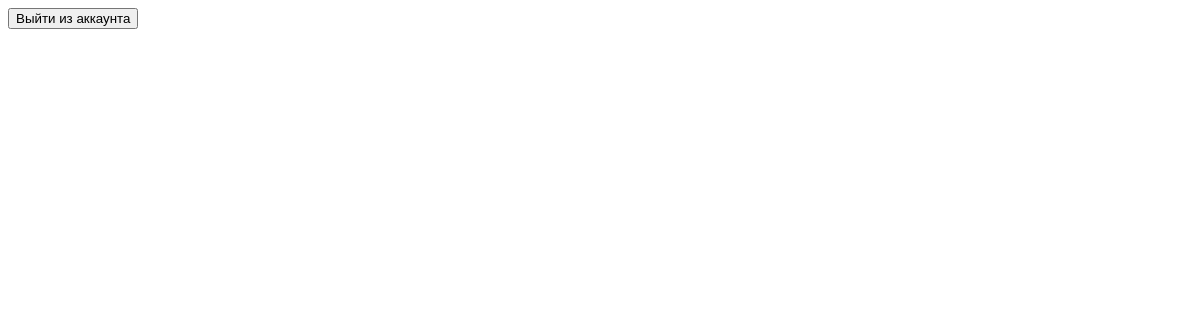
Before: /user_list/ with the older database file.
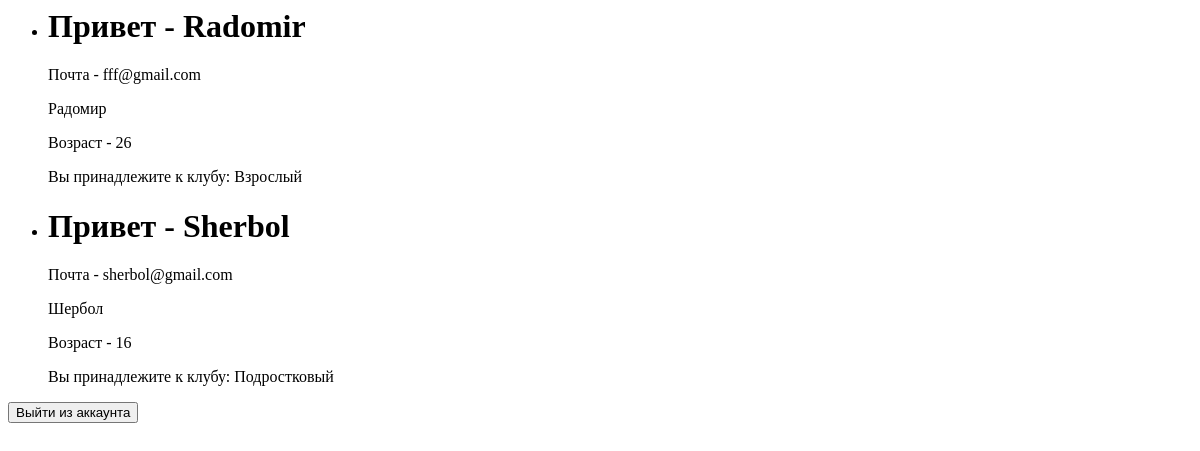
After: the same page with the newer database file.
### users/models.py (models this page shows)
class CustomUser(User):
    GENDER = (("Male", "Male"), ("Female", "Female"))
    phone_number = models.CharField(max_length=14, default="+996")
    age = models.PositiveIntegerField(
        default=18, validators=[MaxValueValidator(99), MinValueValidator(5)]
    )
    gender = models.CharField(max_length=100, choices=GENDER)
    club = models.CharField(max_length=50, default="Клуб не определен")

### users/views.py (the view)
# urls.py: path("user_list/", views.UserListView.as_view(), name="user_list"),
class UserListView(ListView):
    template_name = "users/user_list.html"
    model = models.CustomUser
    def get_queryset(self):
        return models.CustomUser.objects.filter().order_by("-id")
    def get_context_data(self, **kwargs):
        context = super().get_context_data(**kwargs)
        context["club"] = getattr(self.request, "club", "Клуб не определен")
        return context

### templates/users/user_list.html (shortened to what this page needs)
<ul>
    {% for i in object_list %}
    <li>
        <h1>Привет - {{ i.username }}</h1>
        <p>Почта - {{ i.email }}</p>
        <p> {{ i.first_name }}</p>
        <p>Возраст - {{ i.age }}</p>
        {% if i.club %}
        <p>Вы принадлежите к клубу: {{ i.club }}</p>
        {% else %}
        <p>Клуб не определен</p>
        {% endif %}
    </li>
    {% endfor %}
</ul>
<form action="{% url 'users:login' %}" method="post">
    <button type="submit">Выйти из аккаунта</button>
</form>

Changed rows visible on the page:
added CustomUser: username "Radomir", email "fff@gmail.com", first_name "Радомир", age "26", club "Взрослый"
added CustomUser: username "Sherbol", email "sherbol@gmail.com", first_name "Шербол", age "16", club "Подростковый"
